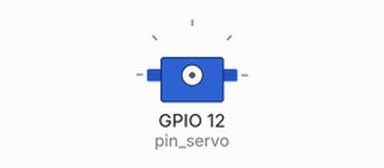
The program below on a simulated Raspberry Pi (BCM pin numbers). Parts: servo. Servo angles are drawn from the pulse width (0.5 ms = 0°, 2.5 ms = 180°).

Above: at 0.05 s.
At 0.5 s:
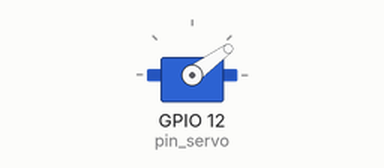
At 0.95 s:
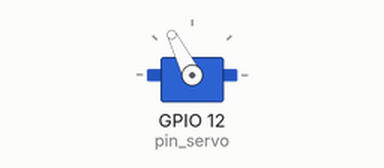
At 1.9 s:
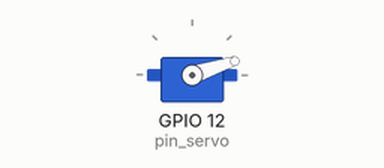
Timing chart, 0 to 5.1 s (numbered marks = the images above):
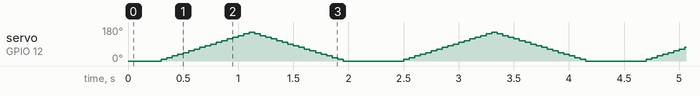

The program:

servo_loop.py
```python
import RPi.GPIO as GPIO
import time

pin_servo = 12

def main():
    GPIO.setmode(GPIO.BCM)
    GPIO.setup(pin_servo, GPIO.OUT)

    pwm = GPIO.PWM(pin_servo, 50)
    pwm.start(0)

    try:
        while True:
            for dc in range(0, 110, 5):
                pwm.ChangeDutyCycle(dc/10)
                time.sleep(0.05)
            for dc in range(110, 0, -5):
                pwm.ChangeDutyCycle(dc/10)
                time.sleep(0.05)
    except KeyboardInterrupt:
        pwm.stop()
        GPIO.cleanup()

if __name__ == '__main__':
    main()
    exit(0)
```
